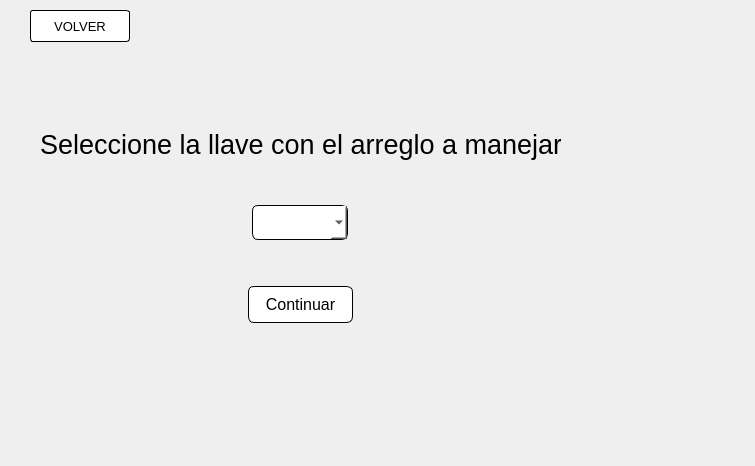
<?xml version="1.0" encoding="UTF-8"?>
<ui version="4.0">
 <class>MainWindow</class>
 <widget class="QMainWindow" name="MainWindow">
  <property name="enabled">
   <bool>true</bool>
  </property>
  <property name="geometry">
   <rect>
    <x>0</x>
    <y>0</y>
    <width>755</width>
    <height>466</height>
   </rect>
  </property>
  <property name="windowTitle">
   <string>MainWindow</string>
  </property>
  <property name="autoFillBackground">
   <bool>false</bool>
  </property>
  <property name="styleSheet">
   <string notr="true">QWidget#centralwidget {
	background-image: url(:/1/tv.png);
    border-image: url(&quot;:/1/tv.png&quot;) 0 0 0 0 stretch stretch;
	background-color: transparent;
}
</string>
  </property>
  <widget class="QWidget" name="centralwidget">
   <property name="styleSheet">
    <string notr="true">background-color: transparent;</string>
   </property>
   <widget class="QWidget" name="verticalLayoutWidget">
    <property name="geometry">
     <rect>
      <x>40</x>
      <y>50</y>
      <width>521</width>
      <height>351</height>
     </rect>
    </property>
    <layout class="QVBoxLayout" name="verticalLayout">
     <item>
      <layout class="QVBoxLayout" name="verticalLayout_2">
       <item>
        <spacer name="verticalSpacer">
         <property name="orientation">
          <enum>Qt::Vertical</enum>
         </property>
         <property name="sizeType">
          <enum>QSizePolicy::Expanding</enum>
         </property>
         <property name="sizeHint" stdset="0">
          <size>
           <width>10</width>
           <height>80</height>
          </size>
         </property>
        </spacer>
       </item>
       <item alignment="Qt::AlignHCenter|Qt::AlignVCenter">
        <widget class="QLabel" name="seleccionetexto">
         <property name="styleSheet">
          <string notr="true">QLabel {

	font: 8pt &quot;Times New Roman&quot;;
    font-size: 20pt;
    color: black;
}
</string>
         </property>
         <property name="text">
          <string>Seleccione la llave con el arreglo a manejar:</string>
         </property>
         <property name="alignment">
          <set>Qt::AlignLeading|Qt::AlignLeft|Qt::AlignVCenter</set>
         </property>
        </widget>
       </item>
       <item>
        <spacer name="verticalSpacer_5">
         <property name="orientation">
          <enum>Qt::Vertical</enum>
         </property>
         <property name="sizeHint" stdset="0">
          <size>
           <width>20</width>
           <height>40</height>
          </size>
         </property>
        </spacer>
       </item>
       <item alignment="Qt::AlignHCenter|Qt::AlignVCenter">
        <widget class="QComboBox" name="comboBox">
         <property name="styleSheet">
          <string notr="true">QComboBox {
    background-color: white;
    color: black;
    border: 1px solid black;
    border-radius: 6px;
    padding: 6px 10px;
    font-size: 12pt;
}

QComboBox:hover {
    border: 1px solid #3498db;
}


</string>
         </property>
        </widget>
       </item>
       <item>
        <spacer name="verticalSpacer_2">
         <property name="orientation">
          <enum>Qt::Vertical</enum>
         </property>
         <property name="sizeHint" stdset="0">
          <size>
           <width>20</width>
           <height>40</height>
          </size>
         </property>
        </spacer>
       </item>
       <item alignment="Qt::AlignHCenter|Qt::AlignVCenter">
        <widget class="QPushButton" name="continuarLlave">
         <property name="styleSheet">
          <string notr="true">QPushButton {
    background-color: white;
    color: black;
    border: 1px solid black;
    border-radius: 6px;
    padding: 8px 16px;
    font-size: 12pt;
}

QPushButton:hover {
    background-color: #ecf0f1; 
    border-color: #34495e;
    color: #34495e;
}

QPushButton:pressed {
    background-color: #bdc3c7; 
    border-color: #2c3e50;
    color: #2c3e50;
}</string>
         </property>
         <property name="text">
          <string>Continuar</string>
         </property>
        </widget>
       </item>
       <item>
        <spacer name="verticalSpacer_4">
         <property name="orientation">
          <enum>Qt::Vertical</enum>
         </property>
         <property name="sizeHint" stdset="0">
          <size>
           <width>20</width>
           <height>40</height>
          </size>
         </property>
        </spacer>
       </item>
       <item>
        <spacer name="verticalSpacer_3">
         <property name="orientation">
          <enum>Qt::Vertical</enum>
         </property>
         <property name="sizeHint" stdset="0">
          <size>
           <width>20</width>
           <height>40</height>
          </size>
         </property>
        </spacer>
       </item>
      </layout>
     </item>
    </layout>
   </widget>
   <widget class="QPushButton" name="volverBoton">
    <property name="geometry">
     <rect>
      <x>30</x>
      <y>10</y>
      <width>100</width>
      <height>32</height>
     </rect>
    </property>
    <property name="minimumSize">
     <size>
      <width>100</width>
      <height>32</height>
     </size>
    </property>
    <property name="styleSheet">
     <string notr="true">QPushButton {
    background-color: white;
    color: black;
    border: 1px solid black;
    border-radius: 3px;
    padding: 7px 10px;
    font-size: 10pt;
}

QPushButton:hover {
    background-color: #ecf0f1; 
    border-color: #34495e;
    color: #34495e;
}

QPushButton:pressed {
    background-color: #bdc3c7; 
    border-color: #2c3e50;
    color: #2c3e50;
}</string>
    </property>
    <property name="text">
     <string>VOLVER</string>
    </property>
   </widget>
  </widget>
 </widget>
 <resources>
  <include location="../Img/bgPrueba.qrc"/>
 </resources>
 <connections/>
</ui>
